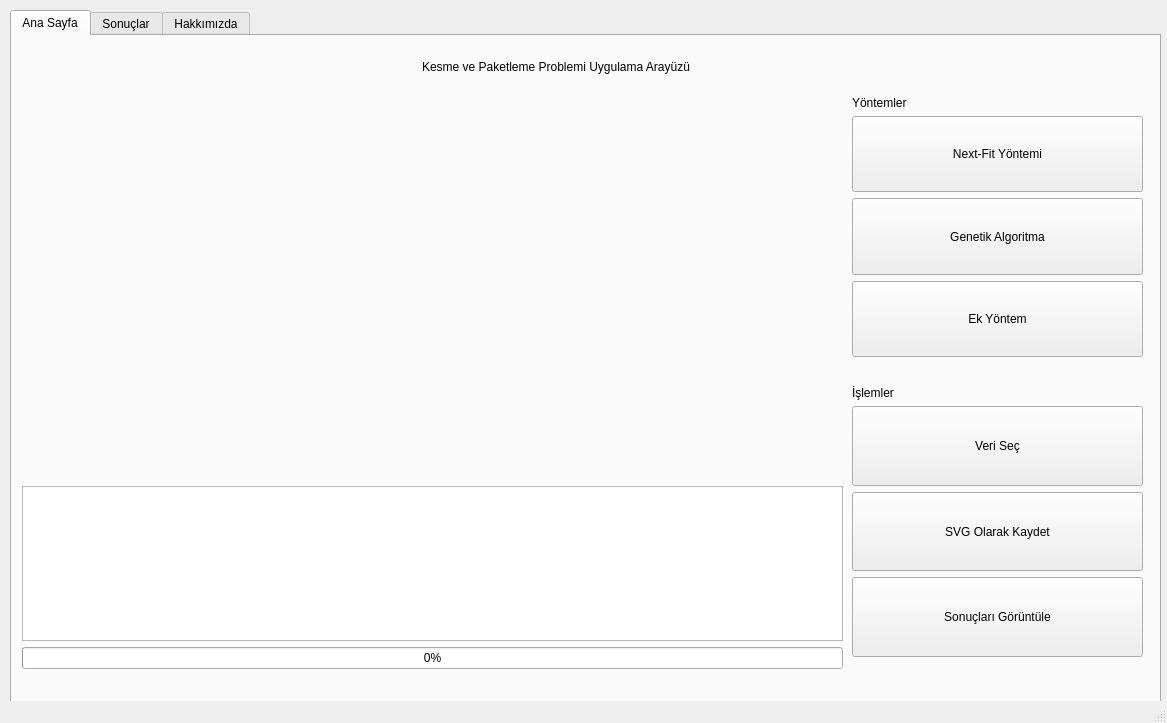
<?xml version="1.0" encoding="UTF-8"?>
<ui version="4.0">
 <class>MainWindow</class>
 <widget class="QMainWindow" name="MainWindow">
  <property name="geometry">
   <rect>
    <x>0</x>
    <y>0</y>
    <width>1167</width>
    <height>723</height>
   </rect>
  </property>
  <property name="sizePolicy">
   <sizepolicy hsizetype="Preferred" vsizetype="Preferred">
    <horstretch>0</horstretch>
    <verstretch>0</verstretch>
   </sizepolicy>
  </property>
  <property name="minimumSize">
   <size>
    <width>1167</width>
    <height>723</height>
   </size>
  </property>
  <property name="maximumSize">
   <size>
    <width>1167</width>
    <height>723</height>
   </size>
  </property>
  <property name="windowTitle">
   <string>Kesme ve Paketleme Problem Arayüzü</string>
  </property>
  <property name="windowIcon">
   <iconset>
    <normaloff>icons/WhatsApp Image 2023-11-27 at 22.01.04.jpeg</normaloff>icons/WhatsApp Image 2023-11-27 at 22.01.04.jpeg</iconset>
  </property>
  <widget class="QWidget" name="centralwidget">
   <widget class="QTabWidget" name="tabWidget">
    <property name="geometry">
     <rect>
      <x>10</x>
      <y>10</y>
      <width>1151</width>
      <height>741</height>
     </rect>
    </property>
    <property name="currentIndex">
     <number>0</number>
    </property>
    <widget class="QWidget" name="tab">
     <attribute name="title">
      <string>Ana Sayfa</string>
     </attribute>
     <widget class="QWidget" name="verticalLayoutWidget">
      <property name="geometry">
       <rect>
        <x>10</x>
        <y>60</y>
        <width>821</width>
        <height>381</height>
       </rect>
      </property>
      <layout class="QVBoxLayout" name="verticalLayout">
       <item>
        <widget class="QWidget" name="matplotlib" native="true">
         <property name="enabled">
          <bool>true</bool>
         </property>
        </widget>
       </item>
      </layout>
     </widget>
     <widget class="QWidget" name="verticalLayoutWidget_2">
      <property name="geometry">
       <rect>
        <x>840</x>
        <y>60</y>
        <width>291</width>
        <height>261</height>
       </rect>
      </property>
      <layout class="QVBoxLayout" name="verticalLayout_2">
       <item>
        <widget class="QLabel" name="lblYontem">
         <property name="sizePolicy">
          <sizepolicy hsizetype="Fixed" vsizetype="Fixed">
           <horstretch>0</horstretch>
           <verstretch>0</verstretch>
          </sizepolicy>
         </property>
         <property name="layoutDirection">
          <enum>Qt::LeftToRight</enum>
         </property>
         <property name="autoFillBackground">
          <bool>false</bool>
         </property>
         <property name="text">
          <string>Yöntemler</string>
         </property>
         <property name="alignment">
          <set>Qt::AlignLeading|Qt::AlignLeft|Qt::AlignVCenter</set>
         </property>
        </widget>
       </item>
       <item>
        <widget class="QPushButton" name="btnNextFit">
         <property name="sizePolicy">
          <sizepolicy hsizetype="Preferred" vsizetype="Preferred">
           <horstretch>0</horstretch>
           <verstretch>0</verstretch>
          </sizepolicy>
         </property>
         <property name="text">
          <string>Next-Fit Yöntemi</string>
         </property>
        </widget>
       </item>
       <item>
        <widget class="QPushButton" name="btnGenetic">
         <property name="sizePolicy">
          <sizepolicy hsizetype="Preferred" vsizetype="Preferred">
           <horstretch>0</horstretch>
           <verstretch>0</verstretch>
          </sizepolicy>
         </property>
         <property name="text">
          <string>Genetik Algoritma</string>
         </property>
        </widget>
       </item>
       <item>
        <widget class="QPushButton" name="btnEkYontem">
         <property name="sizePolicy">
          <sizepolicy hsizetype="Preferred" vsizetype="Preferred">
           <horstretch>0</horstretch>
           <verstretch>0</verstretch>
          </sizepolicy>
         </property>
         <property name="text">
          <string>Ek Yöntem</string>
         </property>
        </widget>
       </item>
      </layout>
     </widget>
     <widget class="QWidget" name="verticalLayoutWidget_3">
      <property name="geometry">
       <rect>
        <x>10</x>
        <y>450</y>
        <width>821</width>
        <height>183</height>
       </rect>
      </property>
      <layout class="QVBoxLayout" name="verticalLayout_3">
       <item>
        <widget class="QTextEdit" name="textBoxMessage">
         <property name="placeholderText">
          <string/>
         </property>
        </widget>
       </item>
       <item>
        <widget class="QProgressBar" name="progressBar">
         <property name="value">
          <number>0</number>
         </property>
        </widget>
       </item>
      </layout>
     </widget>
     <widget class="QLabel" name="lblBaslik">
      <property name="geometry">
       <rect>
        <x>410</x>
        <y>-10</y>
        <width>801</width>
        <height>81</height>
       </rect>
      </property>
      <property name="text">
       <string>Kesme ve Paketleme Problemi Uygulama Arayüzü</string>
      </property>
      <property name="scaledContents">
       <bool>false</bool>
      </property>
     </widget>
     <widget class="QWidget" name="verticalLayoutWidget_4">
      <property name="geometry">
       <rect>
        <x>840</x>
        <y>350</y>
        <width>291</width>
        <height>271</height>
       </rect>
      </property>
      <layout class="QVBoxLayout" name="verticalLayout_4">
       <item>
        <widget class="QLabel" name="lblIslem">
         <property name="sizePolicy">
          <sizepolicy hsizetype="Fixed" vsizetype="Fixed">
           <horstretch>0</horstretch>
           <verstretch>0</verstretch>
          </sizepolicy>
         </property>
         <property name="text">
          <string>İşlemler</string>
         </property>
        </widget>
       </item>
       <item>
        <widget class="QPushButton" name="btnVeriSec">
         <property name="sizePolicy">
          <sizepolicy hsizetype="Preferred" vsizetype="Preferred">
           <horstretch>0</horstretch>
           <verstretch>0</verstretch>
          </sizepolicy>
         </property>
         <property name="styleSheet">
          <string notr="true">
image: url(:/newPrefix/plus_50px.png);</string>
         </property>
         <property name="text">
          <string>Veri Seç</string>
         </property>
         <property name="icon">
          <iconset>
           <normaloff>icons/plus_50px.png</normaloff>icons/plus_50px.png</iconset>
         </property>
        </widget>
       </item>
       <item>
        <widget class="QPushButton" name="btnSaveSVG">
         <property name="sizePolicy">
          <sizepolicy hsizetype="Preferred" vsizetype="Preferred">
           <horstretch>0</horstretch>
           <verstretch>0</verstretch>
          </sizepolicy>
         </property>
         <property name="text">
          <string>SVG Olarak Kaydet</string>
         </property>
         <property name="icon">
          <iconset>
           <normaloff>icons/mms_50px.png</normaloff>icons/mms_50px.png</iconset>
         </property>
        </widget>
       </item>
       <item>
        <widget class="QPushButton" name="btnSonucGoruntule">
         <property name="sizePolicy">
          <sizepolicy hsizetype="Preferred" vsizetype="Preferred">
           <horstretch>0</horstretch>
           <verstretch>0</verstretch>
          </sizepolicy>
         </property>
         <property name="text">
          <string>Sonuçları Görüntüle</string>
         </property>
         <property name="icon">
          <iconset>
           <normaloff>icons/eye.png</normaloff>icons/eye.png</iconset>
         </property>
        </widget>
       </item>
      </layout>
     </widget>
    </widget>
    <widget class="QWidget" name="tab_3">
     <attribute name="title">
      <string>Sonuçlar</string>
     </attribute>
     <widget class="QListWidget" name="listWidget">
      <property name="geometry">
       <rect>
        <x>10</x>
        <y>30</y>
        <width>821</width>
        <height>201</height>
       </rect>
      </property>
     </widget>
     <widget class="QLabel" name="lblIslem_2">
      <property name="geometry">
       <rect>
        <x>10</x>
        <y>10</y>
        <width>71</width>
        <height>16</height>
       </rect>
      </property>
      <property name="sizePolicy">
       <sizepolicy hsizetype="Fixed" vsizetype="Fixed">
        <horstretch>0</horstretch>
        <verstretch>0</verstretch>
       </sizepolicy>
      </property>
      <property name="text">
       <string>Sonuçlar</string>
      </property>
     </widget>
     <widget class="QPushButton" name="showResult">
      <property name="geometry">
       <rect>
        <x>840</x>
        <y>100</y>
        <width>301</width>
        <height>61</height>
       </rect>
      </property>
      <property name="text">
       <string>Görselleştir</string>
      </property>
     </widget>
     <widget class="QWidget" name="verticalLayoutWidget_5">
      <property name="geometry">
       <rect>
        <x>10</x>
        <y>240</y>
        <width>821</width>
        <height>381</height>
       </rect>
      </property>
      <layout class="QVBoxLayout" name="verticalLayout_5">
       <item>
        <widget class="QWidget" name="matplotlib_2" native="true"/>
       </item>
      </layout>
     </widget>
     <widget class="QPushButton" name="showResult_2">
      <property name="geometry">
       <rect>
        <x>840</x>
        <y>30</y>
        <width>301</width>
        <height>61</height>
       </rect>
      </property>
      <property name="text">
       <string>Sonuçları Yükle</string>
      </property>
     </widget>
     <widget class="QPushButton" name="showResult_3">
      <property name="geometry">
       <rect>
        <x>840</x>
        <y>170</y>
        <width>301</width>
        <height>61</height>
       </rect>
      </property>
      <property name="text">
       <string>Seçilen Sonuçları Sil</string>
      </property>
     </widget>
     <widget class="QPushButton" name="showResult_4">
      <property name="geometry">
       <rect>
        <x>840</x>
        <y>240</y>
        <width>301</width>
        <height>61</height>
       </rect>
      </property>
      <property name="text">
       <string>Tüm Sonuçları Sil</string>
      </property>
     </widget>
    </widget>
    <widget class="QWidget" name="tab_2">
     <attribute name="title">
      <string>Hakkımızda</string>
     </attribute>
    </widget>
   </widget>
  </widget>
  <widget class="QStatusBar" name="statusbar"/>
  <widget class="QMenuBar" name="menubar">
   <property name="geometry">
    <rect>
     <x>0</x>
     <y>0</y>
     <width>1167</width>
     <height>26</height>
    </rect>
   </property>
  </widget>
 </widget>
 <resources>
  <include location="../TemplateUI/icons/icons.qrc"/>
 </resources>
 <connections/>
</ui>
